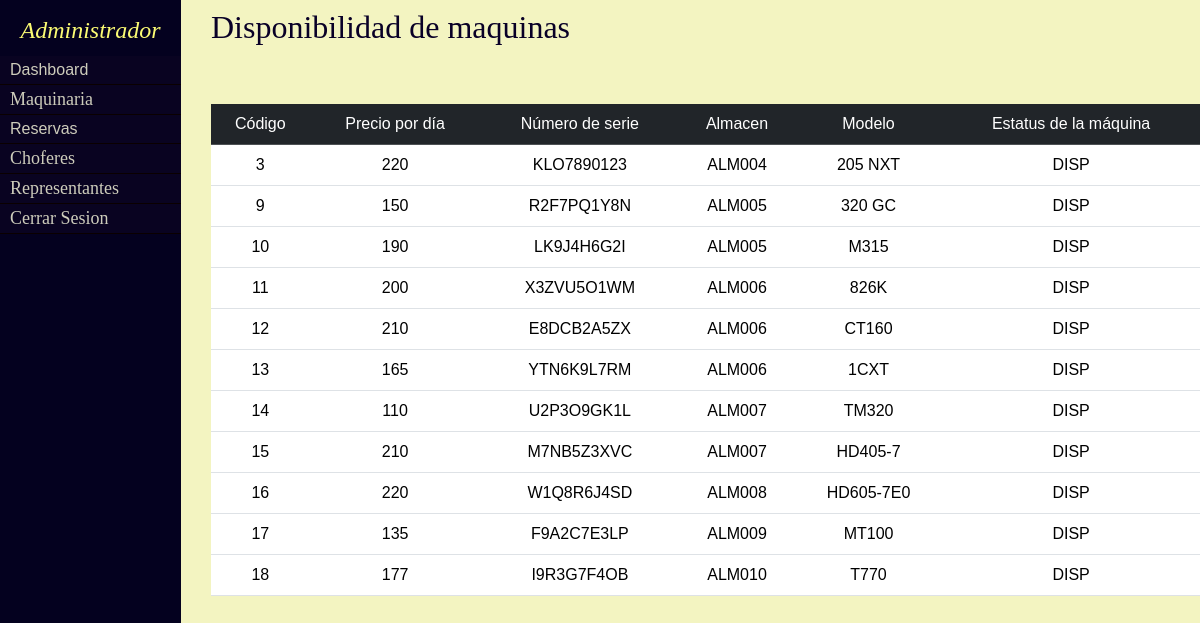
The app's page /view/menuAdmin/dispo.php with its own data.
### tables this page shows
CREATE TABLE `maquinas` (
  `codigo` int(11) NOT NULL,
  `precioDia` float NOT NULL,
  `numSerie` varchar(17) NOT NULL,
  `imagen` varchar(150) DEFAULT NULL,
  `almacen` varchar(10) DEFAULT NULL,
  `modelo` int(11) DEFAULT NULL,
  `estatusM` varchar(20) NOT NULL,
  `extraImagenes` varchar(500) DEFAULT NULL
);

CREATE TABLE `modelos` (
  `num` int(11) NOT NULL,
  `nombre` varchar(30) NOT NULL,
  `descripcion` text NOT NULL,
  `anoFabricacion` int(11) NOT NULL,
  `capacidadCarga` float NOT NULL,
  `imagen` varchar(150) DEFAULT NULL,
  `categoria` int(11) DEFAULT NULL,
  `marca` varchar(5) DEFAULT NULL
);

### view/menuAdmin/dispo.php (the view, shortened to what this page needs)
<?php require '../../data/conexionDB.php'; ?>
<!DOCTYPE html>
<html lang="en">
<head>
    <link href="https://cdn.jsdelivr.net/npm/bootstrap@5.3.2/dist/css/bootstrap.min.css" rel="stylesheet">
    <link rel="stylesheet" href="../../css/admin.css">
</head>
<body>
<header>
<h1 class="letraHeader"><font face=”Cambria” size=5>Administrador</font></h1>
        <nav id="aveces">
            <ul>
            <li><a href="#">Dashboard</a>
                </li>
                <li><a href="#"><font face=”Cambria” size=4>Maquinaria</font></a>
                </li>
                <li id="reservas"><a href="#">Reservas</a>
                </li>
                <li><a href="#"><font face=”Cambria” size=4>Choferes</font></a>
                    <li><a href="verRepresentantes.php"><font face=”Cambria” size=4>Representantes</font></a>
                    <li><a href="../../app/login.php"><font face=”Cambria” size=4>Cerrar Sesion</font></a>
            </ul>
        </nav>
    </header>
    <main>
    <h1><font face=”Cambria” size=6>  Disponibilidad de maquinas </font></h1>
        <div class = "flex-container">
            <div class = "container" style = "margin:0;">
            <br>
            <br>
            <div class = "row">
            <table class = "table">
              <tr class = "table-dark">
                  <td>Código</td>
                  <td>Precio por día</td>
                  <td>Número de serie</td>
                  <td>Almacen</td>
                  <td>Modelo</td>
                  <td> Estatus de la máquina </td>
              </tr>
              <?php
              $query = "select
              mq.codigo as Codigo,
              mq.`precioDia` as PrecioDia,
              mq.`numSerie` as 'Numero de serie',
              mq.almacen as Almacen,
              md.nombre as Modelo,
              mq.`estatusM` as Estatus
              from maquinas as mq
              inner join modelos as md on mq.modelo = md.num
              where `estatusM` = 'DISP'";
              $rows = mysqli_query($conn, $query);
              ?>
              <?php foreach($rows as $row) : ?>
              <tr>
                <td><?php echo $row["Codigo"]; ?></td>
                <td><?php echo $row["PrecioDia"]; ?></td>
                <td><?php echo $row["Numero de serie"]; ?></td>
                <td><?php echo $row["Almacen"]; ?></td>
                <td><?php echo $row["Modelo"]; ?></td>
                <td><?php echo $row["Estatus"]; ?></td>
              </tr>
              <?php endforeach; ?>
              </table>
              </div>
              </div>
              </div>
              <br>
    </main>
</body>
</html>

### css/admin.css (style rules this page uses)
:root { --estado-buda: 0.3s; --cada-item: 28px; }
body { display: flex; min-height: 100vh; margin: 0; font-family: Arial; font-size: 16px; gap: 30px; background: rgba(239, 240, 170, 0.726); }
.letraHeader { font-style: italic; color: rgba(255, 255, 117, 0.986); text-align: center; }
h1 { color: rgb(9, 0, 39); }
header { width: 200px; background: rgb(4, 1, 31); }
nav ul { margin: 0; padding: 0; list-style: none; line-height: 16px; }
nav ul li { border-bottom: 1px solid #0a0000; }
nav ul a { box-sizing: border-box; color: rgba(255, 255, 226, 0.801); background: #0a0422d0; display: block; width: 100%; padding: 6px 10px; text-decoration: none; }
td { background-color: #f6fae6; }
main { display: flex-inline; justify-content: center; flex-direcion: row; align-items: center; width: 100vw; }
td { text-align: center; vertical-align: middle; }

### records on screen
maquinas: codigo "3", precioDia "220", numSerie "KLO7890123", almacen "ALM004", modelo.nombre "205 NXT", estatusM "DISP"
maquinas: codigo "9", precioDia "150", numSerie "R2F7PQ1Y8N", almacen "ALM005", modelo.nombre "320 GC", estatusM "DISP"
maquinas: codigo "10", precioDia "190", numSerie "LK9J4H6G2I", almacen "ALM005", modelo.nombre "M315", estatusM "DISP"
maquinas: codigo "11", precioDia "200", numSerie "X3ZVU5O1WM", almacen "ALM006", modelo.nombre "826K", estatusM "DISP"
maquinas: codigo "12", precioDia "210", numSerie "E8DCB2A5ZX", almacen "ALM006", modelo.nombre "CT160", estatusM "DISP"
maquinas: codigo "13", precioDia "165", numSerie "YTN6K9L7RM", almacen "ALM006", modelo.nombre "1CXT", estatusM "DISP"
maquinas: codigo "14", precioDia "110", numSerie "U2P3O9GK1L", almacen "ALM007", modelo.nombre "TM320", estatusM "DISP"
maquinas: codigo "15", precioDia "210", numSerie "M7NB5Z3XVC", almacen "ALM007", modelo.nombre "HD405-7", estatusM "DISP"
maquinas: codigo "16", precioDia "220", numSerie "W1Q8R6J4SD", almacen "ALM008", modelo.nombre "HD605-7E0", estatusM "DISP"
maquinas: codigo "17", precioDia "135", numSerie "F9A2C7E3LP", almacen "ALM009", modelo.nombre "MT100", estatusM "DISP"
maquinas: codigo "18", precioDia "177", numSerie "I9R3G7F4OB", almacen "ALM010", modelo.nombre "T770", estatusM "DISP"
